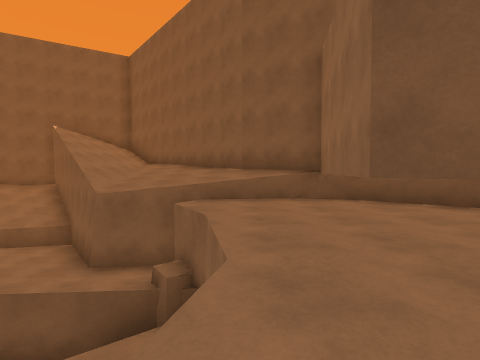
View 1 (above)

23 first-person views from a walk through a Unity game level. The camera is 1.2 m above the floor, tilts 2° down and sees 80° across. The floor is counted in squares, 2 m on a side. Each view is taken from the middle of a square. On the plan, view 1 faces up. The plan holds only what a view shows up to about 9 squares ahead; the rest is blank. The place goes on beyond the plan. The player is left out.

View 2
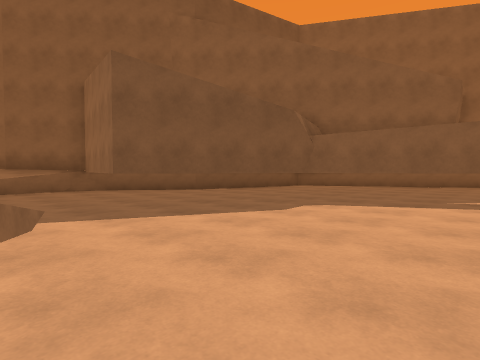

View 3
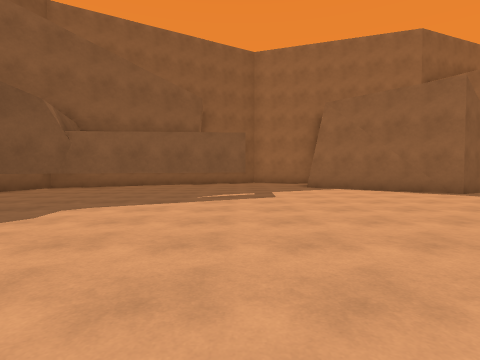

View 4
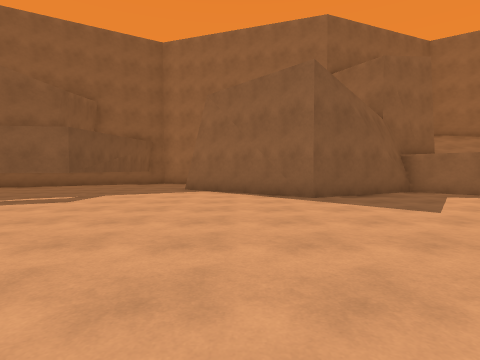

View 5
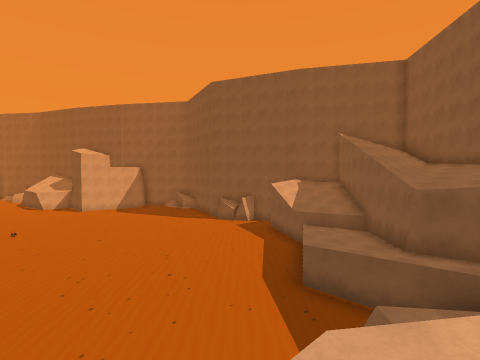

View 6
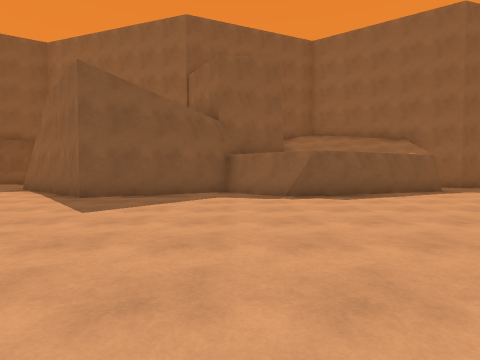

View 7
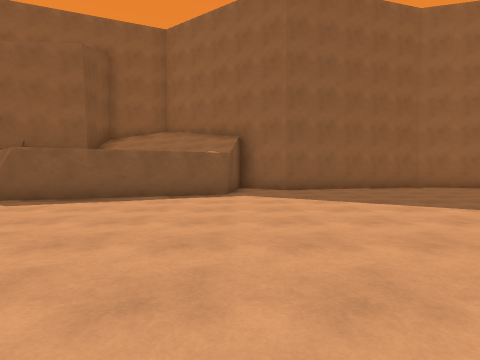

View 8
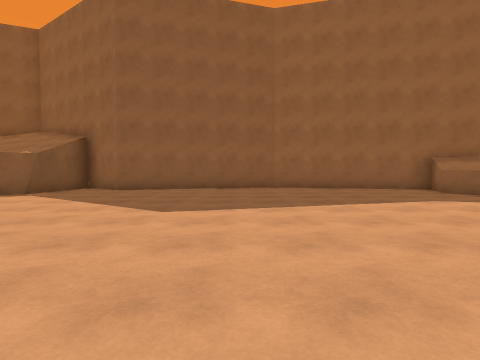

View 9
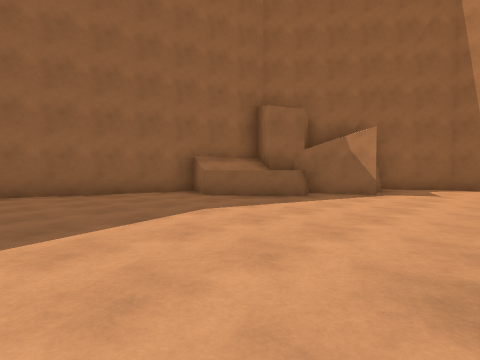

View 10
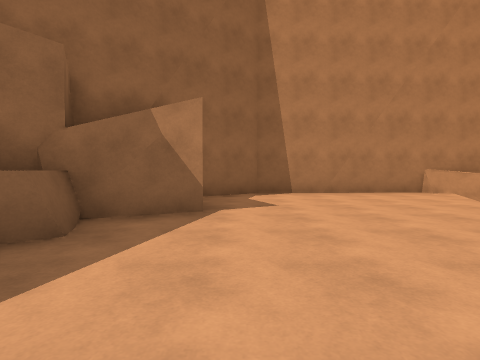

View 11
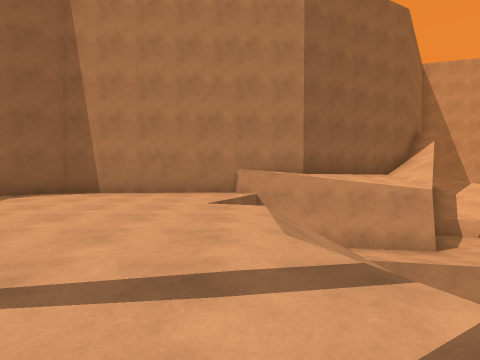

View 12
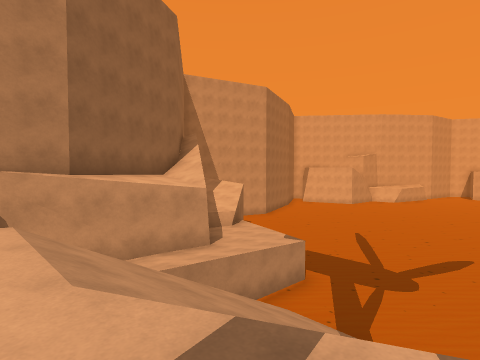

View 13
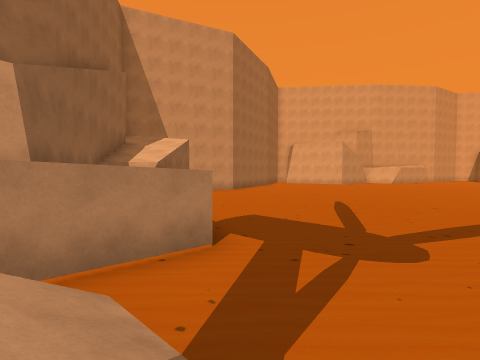

View 14
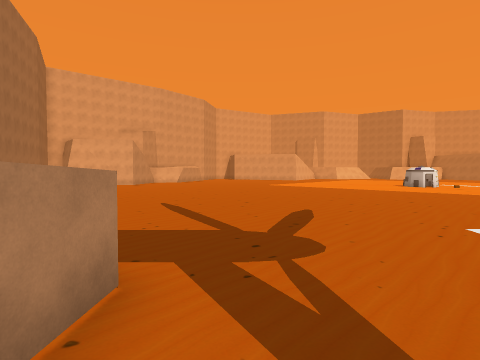

View 15
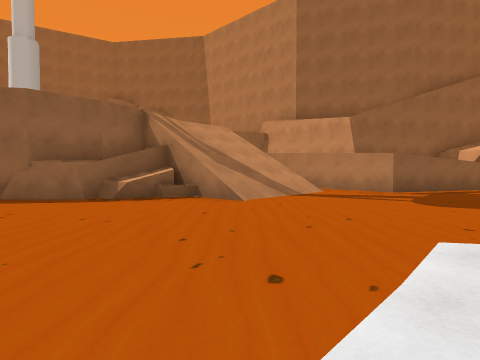

View 16
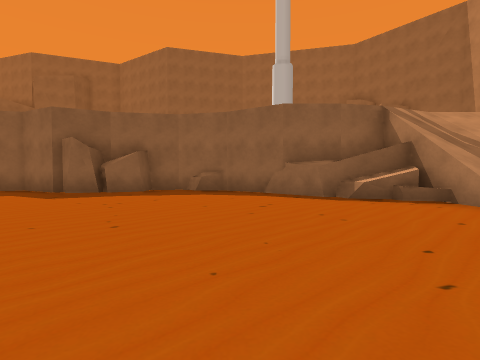

View 17
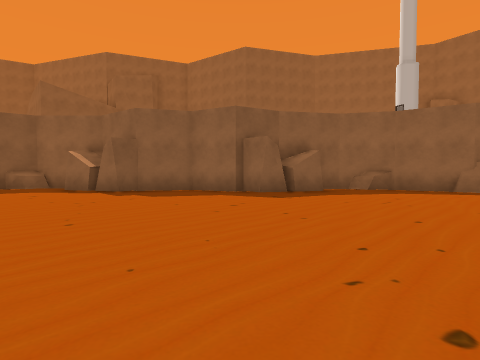

View 18
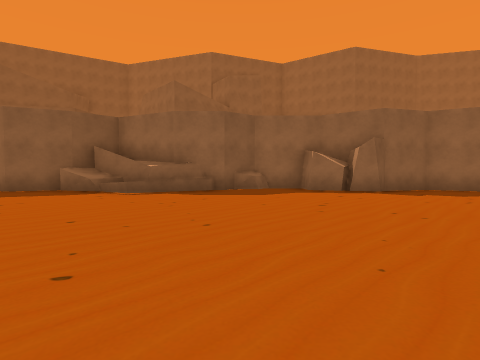

View 19
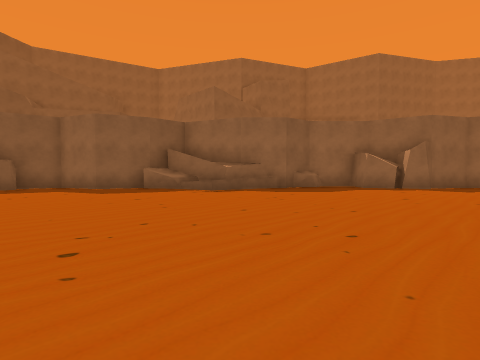

View 20
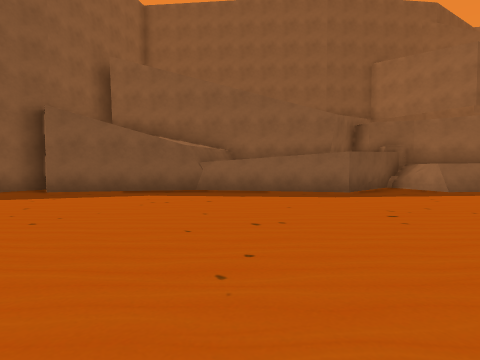

View 21
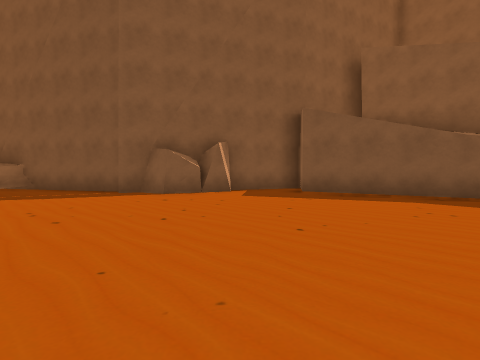

View 22
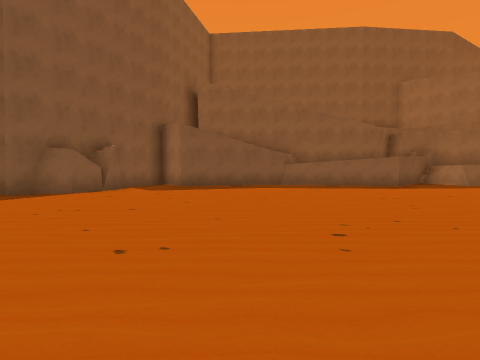

View 23
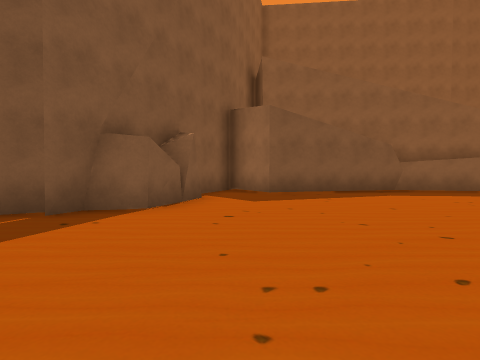

### Floor plan
Key: @ floor where view 1 was taken; # wall or solid block; . main floor; : floor 1.75 m higher than the main floor; + floor 4.75 m higher than the main floor; / step, stairs or slope; = window, fence, low wall or low ledge; ^ raised ledge; v drop or lower ground.
Columns run from 16 left of view 1 to 10 right of it. Each row starts with its distance up from view 1.
 11    ####
 10 ####..##
  9 .......##     ^#
  8 ........###  #^^#
  7 ..........## #^^^#
  6 ..........## #^^^^#
  5 ...........###^+++#
  4 ..............#^++#
  3 ..............#:++#
  2 ..............# /+##
  1 .............   +++###
  0     ........   ^@++++#
 -1     .......    ++++++##
 -2                +++++++##
 -3               #/+++++++###
 -4              ...++++++++++
 -5             ...  +++++++++
 -6           .....v ++++++++#
 -7          ......^++++++++##
 -8         .......^v++++++##
 -9        .......=vv +++++#
-10       .........v+ +++++##
-11        ........=++++++++#
-12        .........++++++++#
-13         ......../++++++##
-14          ......## +++++#
-15           .....#+  ++++##
-16           .....#   +++++#
-17          .......  ++++++###
-18         ......./ +++++++++#
-19        ......../  ++++++++#
-20         .......#   +++++++#
-21          ......#+  +++++++#
-22          ......./ +++++++++
-23         ........+++++++++++
-24    ..  ......../  +++++++++
-25    ... ......./+   ++++++++
-26    ..........#v     +++++++
-27    ..........#v +  ++++++++
-28    ......../=#//++ +++++++#
-29    ......../////+++++++^^##
-30  ........../////+++++++^^
-31  ........../////++++++###
-32   ..............v+++++#
-33    ......#####  ^+++++#
-34    ......#    #^+++++##
-35      ...##    ########
-36          #

Positions as (right, up) in squares from view 1, and headings:
1: (0, 0), facing up
2: (-1, -3), facing up-right
3: (-1, -3), facing right
4: (0, -7), facing right
5: (-1, -2), facing up-left
6: (0, -12), facing right
7: (1, -18), facing right
8: (1, -23), facing right
9: (3, -24), facing down-right
10: (5, -27), facing down
11: (0, -27), facing down
12: (0, -28), facing down-left
13: (-4, -29), facing down-left
14: (-4, -31), facing left
15: (-9, -24), facing down-right
16: (-9, -24), facing right
17: (-9, -19), facing right
18: (-9, -12), facing right
19: (-10, -10), facing right
20: (-12, 1), facing up-right
21: (-12, 2), facing up
22: (-16, 1), facing up-right
23: (-16, 5), facing up-right
